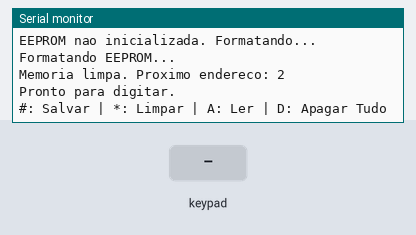
The sketch below on a simulated Arduino Uno, built with avr-gcc and run on an emulated ATmega328P. On the bench: the last lines printed to the serial monitor. The test bench sets the inputs (shaded band). EEPROM starts erased.

Above: at 4.7 s.
4.8 s: key '1' pressed
At 5.9 s:
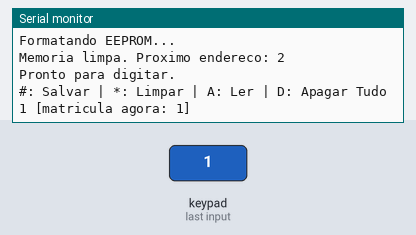
6.3 s: keypad keys 2 3 4 5 # pressed 0.4 s apart
At 8.6 s:
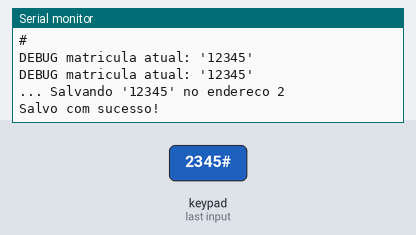
9.8 s: key 'A' pressed
At 10.7 s:
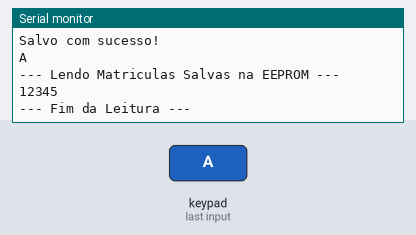
11.3 s: keypad keys 2 3 4 5 * pressed 0.4 s apart
At 13.6 s:
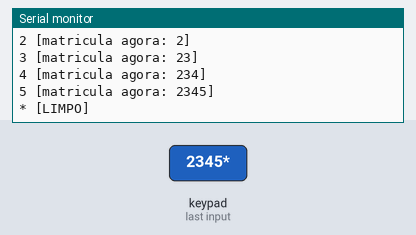
14.8 s: key 'B' pressed
At 16.0 s:
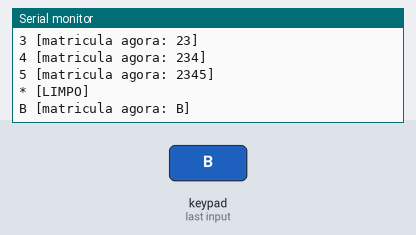
16.3 s: keypad keys 2 3 4 5 pressed 0.4 s apart
At 18.1 s:
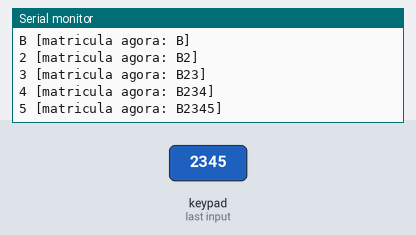
Timing chart, 0 to 19.6 s (numbered marks = the images above; inputs shaded):
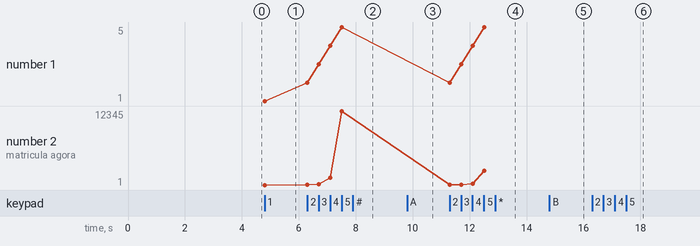

The sketch:

presenca.ino
```cpp
/*
 * ==========================================================
 * == PROJETO FINAL: LEITOR DE MATRÍCULA COM EEPROM ==
 * ==========================================================
 * Componentes: Arduino Uno, Keypad 4x4
 * Pinagem:
 * - Keypad Pinos 1,2,3,4 -> Arduino D9,D8,D7,D6 (Ordem pode variar)
 * - Keypad Pinos 5,6,7,8 -> Arduino D5,D4,D3,D2 (Ordem pode variar)
 *
 * (Este código usa a pinagem corrigida que encontramos)
 */

#include <Keypad.h>    // Biblioteca para o teclado matricial
#include <EEPROM.h>    // Biblioteca para a memória interna

// --- Configuração do Keypad ---
const byte ROWS = 4; // 4 linhas
const byte COLS = 4; // 4 colunas

// Mapeamento das teclas
char keys[ROWS][COLS] = {
  {'1','2','3','A'},
  {'4','5','6','B'},
  {'7','8','9','C'},
  {'*','0','#','D'}
};

// Pinos do Arduino (VERSÃO FINAL CORRIGIDA)
// Nossos testes provaram que esta é a ordem correta para o seu hardware
byte rowPins[ROWS] = {2, 3, 4, 5};
byte colPins[COLS] = {6, 7, 8, 9};

// Inicializa o objeto Keypad
Keypad keypad = Keypad( makeKeymap(keys), rowPins, colPins, ROWS, COLS );

// --- Variáveis Globais ---
String matricula = ""; // String para armazenar a matrícula
int proximoEndereco;   // Ponteiro para o próximo local livre na EEPROM

//================================================
//  SETUP: Executa uma vez
//================================================
void setup() {
  Serial.begin(9600);
  Serial.println("Iniciando leitor de matricula (EEPROM)...");

  // Pega o ponteiro de "próximo endereço" salvo na EEPROM
  EEPROM.get(0, proximoEndereco);

  // Se o valor lido não faz sentido (ex: primeira vez), formata a memória.
  if (proximoEndereco > 1023 || proximoEndereco < 2) {
    Serial.println("EEPROM nao inicializada. Formatando...");
    limparMemoria(); // Limpa tudo e seta proximoEndereco para 2
  } else {
    Serial.print("Memoria iniciada. Proximo endereco livre: ");
    Serial.println(proximoEndereco);
  }

  Serial.println("Pronto para digitar.");
  Serial.println("#: Salvar | *: Limpar | A: Ler | D: Apagar Tudo");
}

//================================================
//  LOOP: Executa continuamente
//================================================
void loop() {
  char key = keypad.getKey();

  if (key) {
    Serial.print(key); // mostra tecla pressionada

    // Comandos especiais
    if (key == '#') {
      Serial.print("\nDEBUG matricula atual: '");
      Serial.print(matricula);
      Serial.println("'");

      if (matricula.length() > 0) {
        salvarMatricula();
      } else {
        Serial.println(" [VAZIO] Nenhuma matricula para salvar.");
      }
    }
    else if (key == '*') {
      matricula = "";
      Serial.println(" [LIMPO]");
    }
    else if (key == 'A') {
      Serial.println();
      lerMatriculasSalvas();
    }
    else if (key == 'D') {
      Serial.println();
      Serial.println("TEM CERTEZA? Pressione D novamente para apagar TUDO.");
      char confirm = keypad.waitForKey();
      if (confirm == 'D') {
        limparMemoria();
        Serial.println("MEMORIA EEPROM APAGADA.");
      } else {
        Serial.println("Cancelado.");
      }
    }
    else {
      // Captura números, letras e A–D
      if ((key >= '0' && key <= '9') || (key >= 'A' && key <= 'D') || (key >= 'a' && key <= 'z')) {
        matricula += key;
        Serial.print(" [matricula agora: ");
        Serial.print(matricula);
        Serial.println("]");
      }
    }
  }
}


//================================================
//  FUNÇÕES AUXILIARES (EEPROM)
//================================================

void salvarMatricula() {

  Serial.print("DEBUG matricula atual: '");
  Serial.print(matricula);
  Serial.println("'");

  // 1. Verifica se a matrícula está vazia
  if (matricula.length() == 0) {
    Serial.println(" [VAZIO] Nenhuma matricula para salvar.");
    return;
  }

  // 2. Verifica se há espaço
  // +1 para o caractere NULO ('\0') que marca o fim da string
  if (proximoEndereco + matricula.length() + 1 > 1023) {
    Serial.println(" [ERRO] Memoria EEPROM cheia!");
    return;
  }

  // 3. Se tudo OK, salva a matrícula
  Serial.print("... Salvando '");
  Serial.print(matricula);
  Serial.print("' no endereco ");
  Serial.println(proximoEndereco);

  // Salva caractere por caractere
  for (int i = 0; i < matricula.length(); i++) {
    EEPROM.put(proximoEndereco + i, matricula[i]);
  }

  // Atualiza o "proximoEndereco"
  proximoEndereco += matricula.length();

  // Adiciona o caractere NULO ('\0') para marcar o fim desta matrícula
  EEPROM.put(proximoEndereco, '\0');
  proximoEndereco++; // Incrementa para o próximo espaço livre

  // Salva o novo "proximoEndereco" nos bytes 0 e 1
  EEPROM.put(0, proximoEndereco);

  Serial.println("Salvo com sucesso!");
  matricula = ""; // Limpa a string para a próxima
}


void lerMatriculasSalvas() {
  Serial.println("--- Lendo Matriculas Salvas na EEPROM ---");

  EEPROM.get(0, proximoEndereco); // Pega o ponteiro atualizado

  int addr = 2; // Endereço inicial das matrículas

  if (addr == proximoEndereco) {
    Serial.println("(Memoria vazia)");
  }

  // Lê enquanto não chegamos ao fim
  while (addr < proximoEndereco) {
    char c = EEPROM.read(addr); // Lê um byte (caractere)

    if (c == '\0') { // Se for o terminador nulo
      Serial.println(); // Pula para a próxima linha
    } else {
      Serial.print(c); // Imprime o caractere
    }
    addr++; // Vai para o próximo endereço
  }
  Serial.println("--- Fim da Leitura ---");
}


void limparMemoria() {
  Serial.println("Formatando EEPROM...");
  for (int i = 0; i < 1024; i++) {
    EEPROM.write(i, 255); // 255 é o valor "padrão" de um byte vazio
  }

  // Reseta o nosso ponteiro para o início (endereço 2)
  proximoEndereco = 2;
  EEPROM.put(0, proximoEndereco); // Salva o ponteiro resetado

  Serial.println("Memoria limpa. Proximo endereco: 2");
}
```

Measured:
- after the input at 4.8 s, the serial monitor: prints a new line at once (image 1)
- after the input at 6.3 s, the serial monitor: prints a new line at once (image 2)
- after the input at 9.8 s, the serial monitor: prints a new line at once (image 3)
- after the input at 11.3 s, the serial monitor: prints a new line at once (image 4)
- after the input at 14.8 s, the serial monitor: prints a new line at once (image 5)
- after the input at 16.3 s, the serial monitor: prints a new line at once (image 6)
- plotted number 1: 1 → 5 after the input at 6.3 s
- plotted number 2: 1 → 12345 after the input at 6.3 s, 12345 → 2345 after the input at 11.3 s
